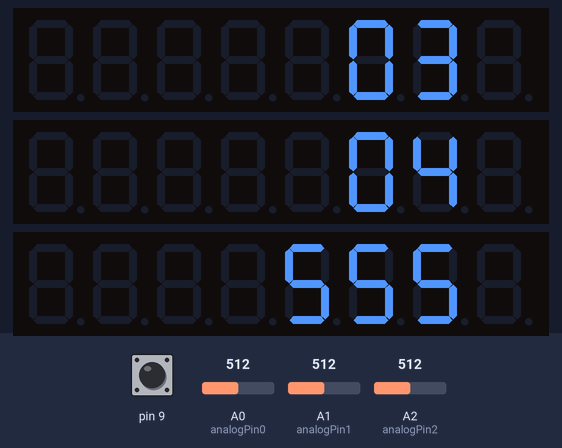
The sketch below on a simulated Arduino Uno, built with avr-gcc and run on an emulated ATmega328P. Shown: 3 × 8-digit seven-segment display. Inputs (shaded band) come from the test bench; at power-on: A0 (analogPin0) = 512, A1 (analogPin1) = 512, A2 (analogPin2) = 512, pin 9 HIGH. No MQTT or app messages arrive unless stated; what the sketch prints to the serial monitor is not drawn.

Above: at 1.2 s.
1.3 s: A0 (analogPin0) set to 490
At 2.5 s:
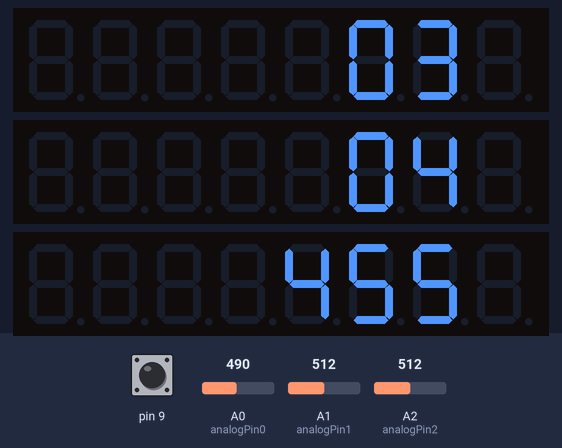
2.8 s: A1 (analogPin1) set to 490
At 4.0 s:
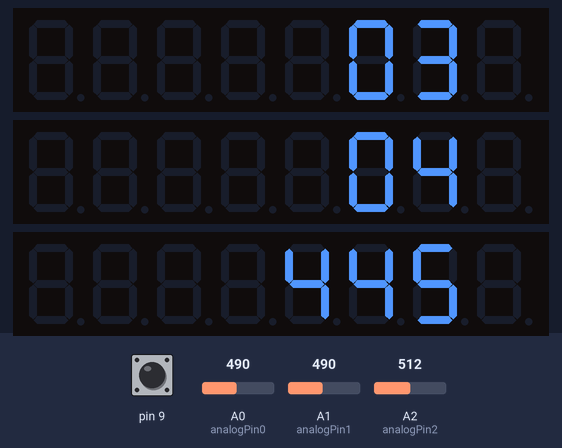
4.3 s: A2 (analogPin2) set to 490
At 5.1 s:
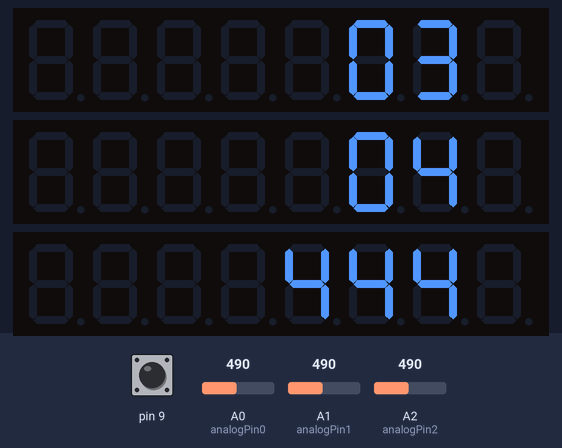
5.8 s: A0 (analogPin0) set to 511
At 6.2 s:
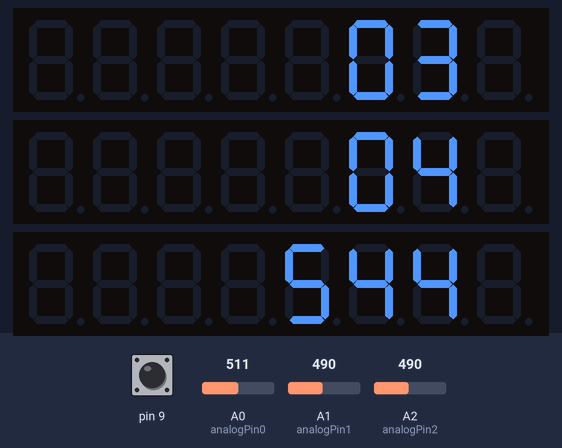
7.3 s: A1 (analogPin1) set to 511
At 8.5 s:
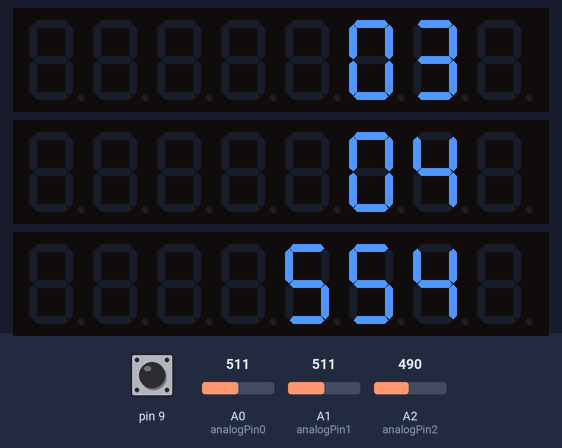
Timing chart, 0 to 9.8 s (numbered marks = the images above; inputs shaded):
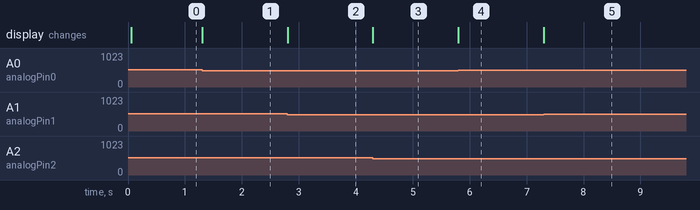

Measured:
- after the input at 1.3 s, the display: changes at once (image 1)
- after the input at 2.8 s, the display: changes at once (image 2)
- after the input at 4.3 s, the display: changes at once (image 3)
- after the input at 5.8 s, the display: changes at once (image 4)
- after the input at 7.3 s, the display: changes at once (image 5)

The sketch:

Sputni_k.ino
```cpp
#define OUT_FINISHED "1"
#define OUT_RUNNING "0"
#define OUT_FINISHED_SILENT "9"
#define OUT_RUNNING_SILENT "8"

#include "LedControl.h"
#include <Ethernet.h>
#include <MQTTClient.h>
#include <avr/wdt.h>
#include <EEPROM.h>

//3, 4
//6, 8
//5, 12
//8, 6
//12, 5
//4, 3

byte mac[] = { 0x55, 0xDE, 0xBE, 0x05, 0xFE, 0xED };
byte ip[] = { 192, 168, 0, 12 }; // <- change to match your network

EthernetClient net;
MQTTClient client;

LedControl lc = LedControl(7, 6, 5, 1);
LedControl lc2 = LedControl(4, 3, 2, 2);
const int analogPin0 = 0;
const int analogPin1 = 1;
const int analogPin2 = 2;
#define a_2 2
#define b_2 1
#define resetPin 17

bool finished;

void setX(int n)
{
  int n1 = n % 10;
  int n10 = n / 10;
  lc2.setDigit(0, a_2, n10, false);
  lc2.setDigit(0, b_2, n1, false);
}

void setY(int n)
{
  int n1 = n % 10;
  int n10 = n / 10;
  lc2.setDigit(1, a_2, n10, false);
  lc2.setDigit(1, b_2, n1, false);
}

#define FIN_VAL 123

void loadResult()
{
  byte val1 = EEPROM.read(0);
  byte val2 = EEPROM.read(1);
  finished = val1 == FIN_VAL && val2 == FIN_VAL;

  if (finished)
  {
    setX(88);
    setY(88);

    lc.setDigit(0, 1, 8, false);
    lc.setDigit(0, 2, 8, false);
    lc.setDigit(0, 3, 8, false);

    client.publish("space/sputnik/out", finished ? OUT_FINISHED_SILENT : OUT_RUNNING_SILENT);
  }
}

void saveFinished()
{
  EEPROM.write(0, FIN_VAL);
  EEPROM.write(1, FIN_VAL);
}

void clearResult()
{
  EEPROM.write(0, 0);
  EEPROM.write(1, 0);
}


void setup() {
  pinMode(9, INPUT); // Инициализируем цифровой pin 9 как вход
  pinMode(resetPin, OUTPUT);
  digitalWrite(resetPin, LOW);
  lc.shutdown(0, false);   // функция lc.shutdown(0,true); снова его включит
  lc.setIntensity(0, 2);  // яркость свечения, доступные значения от 0 до 15
  lc.clearDisplay(0);      // Очистка дисплея

  lc2.shutdown(0, false);   // функция lc.shutdown(0,true); снова его включит
  lc2.setIntensity(0, 12);  // яркость свечения, доступные значения от 0 до 15
  lc2.clearDisplay(0);      // Очистка дисплея
  lc2.shutdown(1, false);   // функция lc.shutdown(0,true); снова его включит
  lc2.setIntensity(1, 12);  // яркость свечения, доступные значения от 0 до 15
  lc2.clearDisplay(1);      // Очистка дисплея

  Serial.begin(9600);   // Скорость работы порта
  Ethernet.begin(mac, ip);
  client.begin("192.168.0.91", net);

  connect();

  loadResult();
}


unsigned long long startTime = 0ULL;
int neededNum;
void updateNeededNum()
{
  if (millis() - startTime < 1200000)
  {
    setX(3);
    setY(4);
    neededNum = 5;
  } else if (millis() - startTime < 1500000)
  {
    setX(6);
    setY(8);
    neededNum = 10;
  } else if (millis() - startTime < 1800000)
  {
    setX(5);
    setY(12);
    neededNum = 13;
  } else if (millis() - startTime < 2100000)
  {
    setX(8);
    setY(6);
    neededNum = 10;
  } else if (millis() - startTime < 2400000)
  {
    setX(12);
    setY(5);
    neededNum = 13;
  } else
  {
    setX(4);
    setY(3);
    neededNum = 5;
  }
}

int n1 = -1, n10 = -1, n100 = -1;

bool updateNum(int newNum, int n)
{
  if (n == 1)
  {
    if (n1 < 0 || newNum == (n1 + 1) || (newNum == (n1 - 1)))
    {
      n1 = newNum;
      return true;
    }
  }
  else if (n == 10)
  {
    if (n10 < 0 || newNum == n10 + 1 || (newNum == (n10 - 1)))
    {
      n10 = newNum;
      return true;
    }
  }
  else if (n == 100)
  {
    if (n100 < 0 || newNum == (n100 + 1) % 10 || (newNum == (n100 - 1)))
    {
      n100 = newNum;
      return true;
    }
  }

  return false;
}

void loop() {
  client.loop();

  if (!client.connected()) {
    connect();
  }

  if (!finished)
  {
    updateNeededNum();

    // Соответствие аналогового значения с выводящейся цифрой

    // Первый потенциометр
    int analogValue0 = analogRead(analogPin0);

    if (analogValue0 < 100 && updateNum(0, 100))
    {
      lc.setDigit(0, 3, 0, false);
    }
    if (analogValue0 > 110 && analogValue0 < 200 && updateNum(1, 100))
    {
      lc.setDigit(0, 3, 1, false);
    }
    if (analogValue0 > 210 && analogValue0 < 300 && updateNum(2, 100))
    {
      lc.setDigit(0, 3, 2, false);
    }
    if (analogValue0 > 310 && analogValue0 < 400 && updateNum(3, 100))
    {
      lc.setDigit(0, 3, 3, false);
    }
    if (analogValue0 > 410 && analogValue0 < 500 && updateNum(4, 100))
    {
      lc.setDigit(0, 3, 4, false);
    }
    if (analogValue0 > 510 && analogValue0 < 600 && updateNum(5, 100))
    {
      lc.setDigit(0, 3, 5, false);
    }
    if (analogValue0 > 610 && analogValue0 < 700 && updateNum(6, 100))
    {
      lc.setDigit(0, 3, 6, false);
    }
    if (analogValue0 > 710 && analogValue0 < 800 && updateNum(7, 100))
    {
      lc.setDigit(0, 3, 7, false);
    }
    if (analogValue0 > 810 && analogValue0 < 900 && updateNum(8, 100))
    {
      lc.setDigit(0, 3, 8, false);
    }
    if (analogValue0 > 910 && updateNum(9, 100))
    {
      lc.setDigit(0, 3, 9, false);
    }

    // Второй потенциометр
    int analogValue1 = analogRead(analogPin1);

    if (analogValue1 < 100 && updateNum(0, 10))
    {
      lc.setDigit(0, 2, 0, false);
    }
    if (analogValue1 > 110 && analogValue1 < 200 && updateNum(1, 10))
    {
      lc.setDigit(0, 2, 1, false);
    }
    if (analogValue1 > 210 && analogValue1 < 300 && updateNum(2, 10))
    {
      lc.setDigit(0, 2, 2, false);
    }
    if (analogValue1 > 310 && analogValue1 < 400 && updateNum(3, 10))
    {
      lc.setDigit(0, 2, 3, false);
    }
    if (analogValue1 > 410 && analogValue1 < 500 && updateNum(4, 10))
    {
      lc.setDigit(0, 2, 4, false);
    }
    if (analogValue1 > 510 && analogValue1 < 600 && updateNum(5, 10))
    {
      lc.setDigit(0, 2, 5, false);
    }
    if (analogValue1 > 610 && analogValue1 < 700 && updateNum(6, 10))
    {
      lc.setDigit(0, 2, 6, false);
    }
    if (analogValue1 > 710 && analogValue1 < 800 && updateNum(7, 10))
    {
      lc.setDigit(0, 2, 7, false);
    }
    if (analogValue1 > 810 && analogValue1 < 900 && updateNum(8, 10))
    {
      lc.setDigit(0, 2, 8, false);
    }
    if (analogValue1 > 910 && updateNum(9, 10))
    {
      lc.setDigit(0, 2, 9, false);
    }

    // Третий потенциометр
    int analogValue2 = analogRead(analogPin2);

    if (analogValue2 < 100 && updateNum(0, 1))
    {
      lc.setDigit(0, 1, 0, false);
    }
    if (analogValue2 > 110 && analogValue2 < 200 && updateNum(1, 1))
    {
      lc.setDigit(0, 1, 1, false);
    }
    if (analogValue2 > 210 && analogValue2 < 300 && updateNum(2, 1))
    {
      lc.setDigit(0, 1, 2, false);
    }
    if (analogValue2 > 310 && analogValue2 < 400 && updateNum(3, 1))
    {
      lc.setDigit(0, 1, 3, false);
    }
    if (analogValue2 > 410 && analogValue2 < 500 && updateNum(4, 1))
    {
      lc.setDigit(0, 1, 4, false);
    }
    if (analogValue2 > 510 && analogValue2 < 600 && updateNum(5, 1))
    {
      lc.setDigit(0, 1, 5, false);
    }
    if (analogValue2 > 610 && analogValue2 < 700 && updateNum(6, 1))
    {
      lc.setDigit(0, 1, 6, false);
    }
    if (analogValue2 > 710 && analogValue2 < 800 && updateNum(7, 1))
    {
      lc.setDigit(0, 1, 7, false);
    }
    if (analogValue2 > 810 && analogValue2 < 900 && updateNum(8, 1))
    {
      lc.setDigit(0, 1, 8, false);
    }
    if (analogValue2 > 910 && updateNum(9, 1))
    {
      lc.setDigit(0, 1, 9, false);
    }

    int sensorValue = digitalRead(9); // Задаем переменную sensorValue для считывания состояния
    // Кнопка работает на размыкание
    if (sensorValue == 0) // Если на цифровом входе нолик
    {
      if ((neededNum == 5 && n1 == 5 && n10 == 0 && n100 == 0) ||
          (neededNum == 10 && n1 == 0 && n10 == 1 && n100 == 0) ||
          (neededNum == 13 && n1 == 3 && n10 == 1 && n100 == 0))
      {
        saveFinished();
        client.publish("space/sputnik/out", "1");
        finished = true;
        setX(88);
        setY(88);

        lc.setDigit(0, 1, 8, false);
        lc.setDigit(0, 2, 8, false);
        lc.setDigit(0, 3, 8, false);
      }
    }
  }

}

void __init()
{
  startTime = millis();
  finished = false;
  clearResult();
}

void messageReceived(String topic, String payload, char * bytes, unsigned int length) {
  if (payload == "r")
  {
    hard_Reboot();
  }
  else if (payload == "i")
  {
    __init();
  }
  else if (payload == "a")
  {
    client.publish("space/sputnik/out", finished ? OUT_FINISHED_SILENT : OUT_RUNNING_SILENT);
  }
}

// DEFAULT

void connect() {
  Serial.print("connecting...");
  int n = 0;
  while (!client.connect("ssput")) {
    Serial.print(".");
    delay(1000);
    n++;
    if (n > 5)
      hard_Reboot();
  }

  Serial.println("\nconnected!");
  client.subscribe("space/reset");
  //client.subscribe("space/door/in");
  // client.unsubscribe("/example");
}

void hard_Reboot()
{
  digitalWrite(resetPin, HIGH);
}
```
